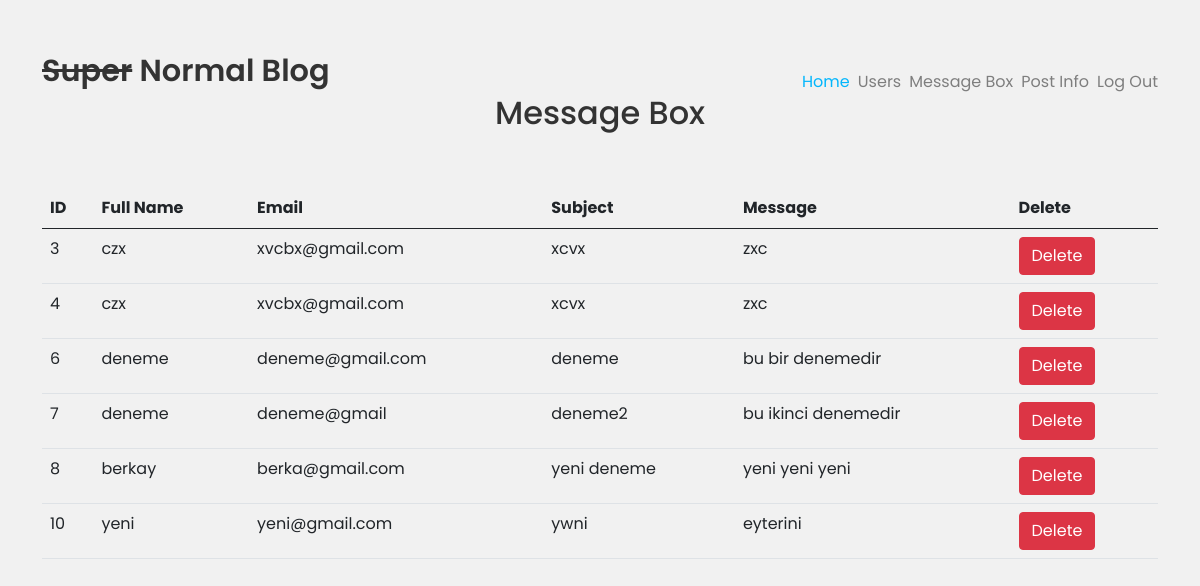
Screenshot of /message.php (signed in) with the database file from the repository.
### tables this page shows
CREATE TABLE messages (
    id INTEGER PRIMARY KEY AUTOINCREMENT NOT NULL,
    fullname TEXT,
    email TEXT,
    subject TEXT,
    message TEXT
);

### message.php (the view, shortened to what this page needs)
<?php
require_once 'connect.php';
$query = "SELECT id, fullname, email, subject, message FROM messages";
$stmt = $conn->prepare($query);
$stmt->execute();
$messages = $stmt->fetchAll(PDO::FETCH_ASSOC);
?>
<!DOCTYPE html>
<html lang="tr">
<head>
    <link rel="stylesheet" type="text/css" href="assets/fonts/flaticon/flaticon.css">
    <link rel="stylesheet" href="assets/css/bootstrap.min.css">
    <link rel="stylesheet" href="assets/css/style.css">
    <link rel="stylesheet" href="assets/css/mobile.css">
</head>
<body>
    <?php include("includes/admin_header.php"); ?>
    <div class="container">
        <div class="row justify-content-center">
            <div class="col-md-6 text-center mb-5">
                <h2 class="heading-section">Message Box</h2>
            </div>
        </div>
        <div class="row">
            <div class="col-md-12">
                <div class="table-wrap">
                    <table class="table">
                        <thead class="thead-dark">
                            <tr>
                                <th>ID</th>
                                <th>Full Name</th>
                                <th>Email</th>
                                <th>Subject</th>
                                <th>Message</th>
                                <th>Delete</th>
                            </tr>
                        </thead>
                        <tbody>
                            <?php foreach ($messages as $message): ?>
                            <tr>
                                <td><?php echo $message['id']; ?></td>
                                <td><?php echo $message['fullname']; ?></td>
                                <td><?php echo $message['email']; ?></td>
                                <td><?php echo $message['subject']; ?></td>
                                <td><?php echo $message['message']; ?></td>
                                <td>
                                    <form action="delete_message.php" method="post">
                                        <button type="submit" class="btn btn-block btn-danger" onclick="return confirm('Are you sure you want to delete this message?')">Delete</button>
                                    </form>
                                </td>
                            </tr>
                            <?php endforeach; ?>
                        </tbody>
                    </table>
                </div>
            </div>
        </div>
    </div>
</body>
</html>

### assets/css/style.css (style rules this page uses)
body { background-color: #f1f1f1; font-family: 'Poppins', sans-serif; color: #333; }

### rows the page displays
messages: id "3", fullname "czx", email "xvcbx@gmail.com", subject "xcvx", message "zxc"
messages: id "4", fullname "czx", email "xvcbx@gmail.com", subject "xcvx", message "zxc"
messages: id "6", fullname "deneme", email "deneme@gmail.com", subject "deneme", message "bu bir denemedir"
messages: id "7", fullname "deneme", email "deneme@gmail", subject "deneme2", message "bu ikinci denemedir"
messages: id "8", fullname "berkay", email "berka@gmail.com", subject "yeni deneme", message "yeni yeni yeni"
messages: id "10", fullname "yeni", email "yeni@gmail.com", subject "ywni", message "eyterini"
